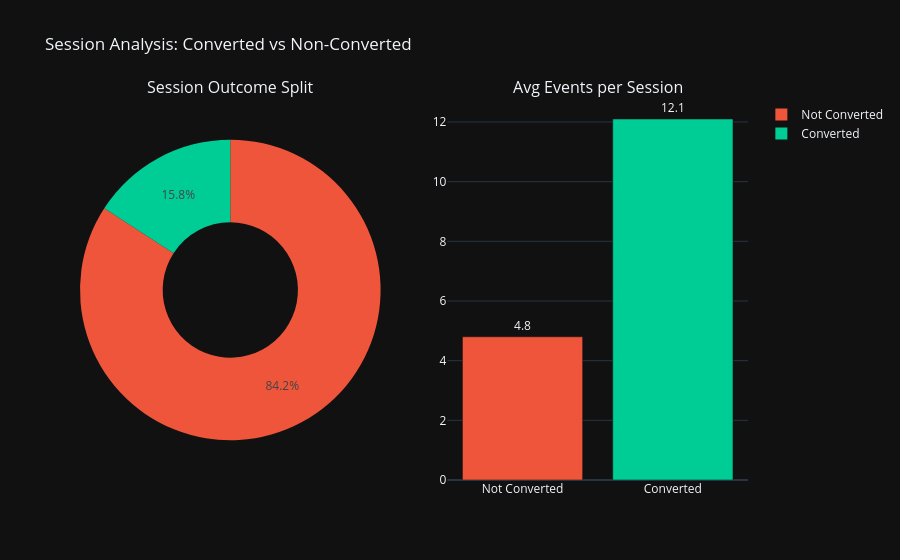

Here is the notebook cell this chart was saved with:
### Markdown cell above
## 6. Session Analysis

A **session** (`session_id`) groups all events from a single user visit.
This section compares sessions that ended in a purchase against those that did not, to reveal
what a high-intent visit looks like — and how to identify one in real time.

### Code cell
sessions = qry('''
    SELECT
        session_id,
        device_type,
        COUNT(*)                                                          AS event_count,
        COUNT(DISTINCT event_type)                                        AS distinct_event_types,
        MIN(timestamp)                                                    AS session_start,
        MAX(timestamp)                                                    AS session_end,
        ROUND(
            EXTRACT(EPOCH FROM (MAX(timestamp) - MIN(timestamp))) / 60.0,
            2
        )                                                                 AS duration_min,
        BOOL_OR(event_type = 'purchase')                               AS converted
    FROM ecommerce.clickstream_events
    GROUP BY session_id, device_type
''')

total_sessions  = len(sessions)
converted_count = int(sessions['converted'].sum())
conv_rate       = converted_count / total_sessions * 100 if total_sessions else 0

print(f"Total sessions       : {total_sessions:,}")
print(f"Converted sessions   : {converted_count:,}  ({conv_rate:.2f}%)")
print(f"Avg events / session : {sessions['event_count'].mean():.1f}")
print(f"Avg duration         : {sessions['duration_min'].mean():.1f} min")

# ── Converted vs non-converted comparison table ───────────────────────────────
summary = (
    sessions
    .groupby('converted')
    .agg(
        sessions            = ('session_id',           'count'),
        avg_events          = ('event_count',          'mean'),
        avg_duration_min    = ('duration_min',          'mean'),
        avg_distinct_types  = ('distinct_event_types', 'mean'),
    )
    .round(2)
    .rename(index={False: 'Not Converted', True: 'Converted'})
)
print()
display(summary)

# ── Outcome split + avg events subplots ──────────────────────────────────────
conv_counts = (
    sessions.groupby('converted').size()
    .reset_index(name='count')
    .sort_values('converted')           # False first, True second
)
conv_counts['label'] = conv_counts['converted'].map(
    {True: 'Converted', False: 'Not Converted'}
)

avg_events = (
    sessions.groupby('converted')['event_count'].mean()
    .reset_index()
    .sort_values('converted')
)
avg_events['label'] = avg_events['converted'].map(
    {True: 'Converted', False: 'Not Converted'}
)

fig = make_subplots(
    rows=1, cols=2,
    specs=[[{'type': 'pie'}, {'type': 'bar'}]],
    subplot_titles=['Session Outcome Split', 'Avg Events per Session'],
)
fig.add_trace(
    go.Pie(
        labels=conv_counts['label'],
        values=conv_counts['count'],
        marker=dict(colors=['#EF553B', '#00CC96']),
        hole=0.45,
        showlegend=True,
    ),
    row=1, col=1,
)
fig.add_trace(
    go.Bar(
        x=avg_events['label'],
        y=avg_events['event_count'].round(1),
        text=avg_events['event_count'].round(1),
        textposition='outside',
        marker_color=['#EF553B', '#00CC96'],
        showlegend=False,
    ),
    row=1, col=2,
)
fig.update_layout(
    title='Session Analysis: Converted vs Non-Converted',
    template=DARK,
)
fig.show()

# ── Distribution of events per session ───────────────────────────────────────
sessions['outcome'] = sessions['converted'].map(
    {True: 'Converted', False: 'Not Converted'}
)
fig2 = px.histogram(
    sessions,
    x='event_count',
    color='outcome',
    nbins=25,
    barmode='overlay',
    opacity=0.72,
    title='Distribution of Events per Session',
    labels={'event_count': 'Events per Session', 'outcome': 'Outcome'},
    color_discrete_map={'Converted': '#00CC96', 'Not Converted': '#EF553B'},
    template=DARK,
)
fig2.update_layout(legend=dict(title=''))
fig2.show()

# ── Conversion rate by device (session-level) ─────────────────────────────────
device_conv = (
    sessions.groupby('device_type')
    .agg(total=('session_id', 'count'), converted=('converted', 'sum'))
    .assign(cvr=lambda d: (d['converted'] / d['total'] * 100).round(1))
    .reset_index()
    .sort_values('cvr', ascending=False)
)
fig3 = px.bar(
    device_conv,
    x='device_type', y='cvr',
    text='cvr',
    title='Session-Level Purchase Conversion Rate by Device',
    labels={'device_type': 'Device', 'cvr': 'Purchase CVR (%)'},
    color='cvr',
    color_continuous_scale='Teal',
    template=DARK,
)
fig3.update_traces(texttemplate='%{text}%', textposition='outside')
fig3.update_layout(coloraxis_showscale=False)
fig3.show()

### Figure 1 — Plotly figure (JSON) as saved in the notebook; plotly's stock layout.template omitted (floating-point values rounded to 4 significant figures)
{"data": [{"domain": {"x": [0, 0.45], "y": [0, 1]}, "hole": 0.45, "labels": ["Not Converted", "Converted"], "marker": {"colors": ["#EF553B", "#00CC96"]}, "showlegend": true, "type": "pie", "values": [3264, 614]}, {"marker": {"color": ["#EF553B", "#00CC96"]}, "showlegend": false, "text": [4.8, 12.1], "textposition": "outside", "type": "bar", "x": ["Not Converted", "Converted"], "xaxis": "x", "y": [4.8, 12.1], "yaxis": "y"}], "layout": {"annotations": [{"font": {"size": 16}, "showarrow": false, "text": "Session Outcome Split", "x": 0.225, "xanchor": "center", "xref": "paper", "y": 1, "yanchor": "bottom", "yref": "paper"}, {"font": {"size": 16}, "showarrow": false, "text": "Avg Events per Session", "x": 0.775, "xanchor": "center", "xref": "paper", "y": 1, "yanchor": "bottom", "yref": "paper"}], "title": {"text": "Session Analysis: Converted vs Non-Converted"}, "xaxis": {"anchor": "y", "domain": [0.55, 1]}, "yaxis": {"anchor": "x", "domain": [0, 1]}}}
